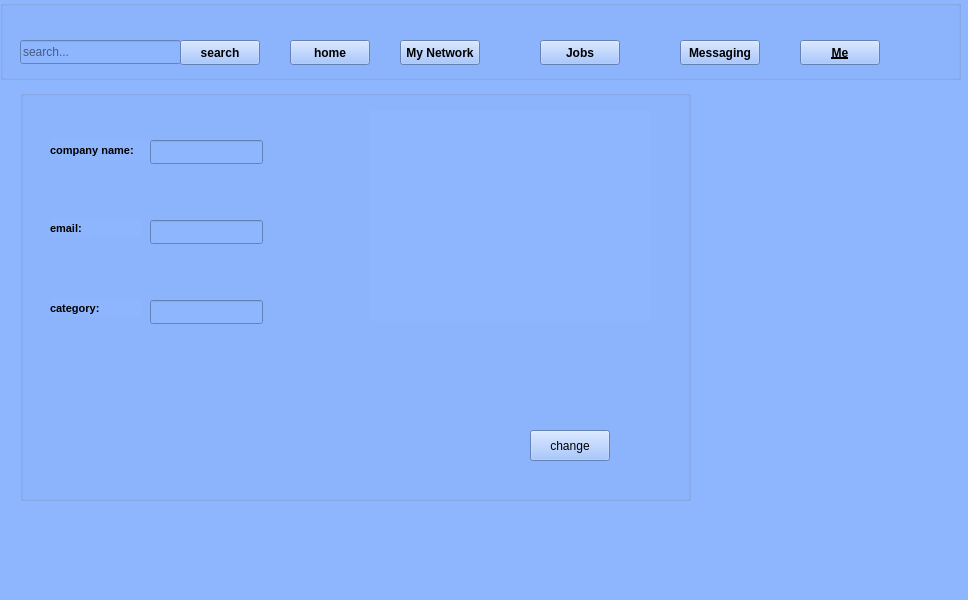
<?xml version="1.0" encoding="UTF-8"?>
<ui version="4.0">
 <class>MeCompany</class>
 <widget class="QMainWindow" name="MeCompany">
  <property name="geometry">
   <rect>
    <x>0</x>
    <y>0</y>
    <width>968</width>
    <height>600</height>
   </rect>
  </property>
  <property name="windowTitle">
   <string>MainWindow</string>
  </property>
  <property name="styleSheet">
   <string notr="true">color: rgb(0, 0, 0);
background-image: url(:/new/prefix1/welcome1.jpg);
background-color: rgb(142, 182, 255);</string>
  </property>
  <widget class="QWidget" name="centralwidget">
   <widget class="QGroupBox" name="groupBox_2">
    <property name="geometry">
     <rect>
      <x>20</x>
      <y>90</y>
      <width>671</width>
      <height>411</height>
     </rect>
    </property>
    <property name="title">
     <string/>
    </property>
    <widget class="QLabel" name="label">
     <property name="geometry">
      <rect>
       <x>30</x>
       <y>50</y>
       <width>101</width>
       <height>20</height>
      </rect>
     </property>
     <property name="font">
      <font>
       <pointsize>8</pointsize>
       <weight>75</weight>
       <bold>true</bold>
      </font>
     </property>
     <property name="text">
      <string>company name:</string>
     </property>
    </widget>
    <widget class="QLabel" name="label_2">
     <property name="geometry">
      <rect>
       <x>30</x>
       <y>130</y>
       <width>91</width>
       <height>16</height>
      </rect>
     </property>
     <property name="font">
      <font>
       <pointsize>8</pointsize>
       <weight>75</weight>
       <bold>true</bold>
      </font>
     </property>
     <property name="text">
      <string>email:</string>
     </property>
    </widget>
    <widget class="QLabel" name="label_3">
     <property name="geometry">
      <rect>
       <x>30</x>
       <y>210</y>
       <width>91</width>
       <height>16</height>
      </rect>
     </property>
     <property name="font">
      <font>
       <pointsize>8</pointsize>
       <weight>75</weight>
       <bold>true</bold>
      </font>
     </property>
     <property name="text">
      <string>category:</string>
     </property>
    </widget>
    <widget class="QLineEdit" name="lineEdit_2">
     <property name="enabled">
      <bool>false</bool>
     </property>
     <property name="geometry">
      <rect>
       <x>130</x>
       <y>50</y>
       <width>113</width>
       <height>24</height>
      </rect>
     </property>
    </widget>
    <widget class="QLineEdit" name="lineEdit_3">
     <property name="enabled">
      <bool>false</bool>
     </property>
     <property name="geometry">
      <rect>
       <x>130</x>
       <y>130</y>
       <width>113</width>
       <height>24</height>
      </rect>
     </property>
    </widget>
    <widget class="QLineEdit" name="lineEdit_5">
     <property name="enabled">
      <bool>false</bool>
     </property>
     <property name="geometry">
      <rect>
       <x>130</x>
       <y>210</y>
       <width>113</width>
       <height>24</height>
      </rect>
     </property>
     <property name="frame">
      <bool>true</bool>
     </property>
    </widget>
    <widget class="QLabel" name="label_6">
     <property name="geometry">
      <rect>
       <x>350</x>
       <y>20</y>
       <width>281</width>
       <height>211</height>
      </rect>
     </property>
     <property name="styleSheet">
      <string notr="true">border-image: url(:/new/prefix1/images.png);</string>
     </property>
     <property name="text">
      <string/>
     </property>
    </widget>
    <widget class="QPushButton" name="pushButton_6">
     <property name="geometry">
      <rect>
       <x>510</x>
       <y>340</y>
       <width>80</width>
       <height>31</height>
      </rect>
     </property>
     <property name="text">
      <string>change</string>
     </property>
    </widget>
   </widget>
   <widget class="QGroupBox" name="groupBox">
    <property name="geometry">
     <rect>
      <x>0</x>
      <y>0</y>
      <width>961</width>
      <height>80</height>
     </rect>
    </property>
    <property name="title">
     <string/>
    </property>
    <widget class="QPushButton" name="homePushButton">
     <property name="geometry">
      <rect>
       <x>290</x>
       <y>40</y>
       <width>80</width>
       <height>25</height>
      </rect>
     </property>
     <property name="font">
      <font>
       <weight>75</weight>
       <bold>true</bold>
      </font>
     </property>
     <property name="text">
      <string>home</string>
     </property>
    </widget>
    <widget class="QPushButton" name="pushButton_2">
     <property name="geometry">
      <rect>
       <x>400</x>
       <y>40</y>
       <width>80</width>
       <height>25</height>
      </rect>
     </property>
     <property name="font">
      <font>
       <weight>75</weight>
       <italic>false</italic>
       <bold>true</bold>
      </font>
     </property>
     <property name="text">
      <string>My Network</string>
     </property>
    </widget>
    <widget class="QPushButton" name="pushButton_3">
     <property name="geometry">
      <rect>
       <x>540</x>
       <y>40</y>
       <width>80</width>
       <height>25</height>
      </rect>
     </property>
     <property name="font">
      <font>
       <weight>75</weight>
       <bold>true</bold>
      </font>
     </property>
     <property name="text">
      <string>Jobs</string>
     </property>
    </widget>
    <widget class="QPushButton" name="pushButton_4">
     <property name="geometry">
      <rect>
       <x>680</x>
       <y>40</y>
       <width>80</width>
       <height>25</height>
      </rect>
     </property>
     <property name="font">
      <font>
       <weight>75</weight>
       <bold>true</bold>
      </font>
     </property>
     <property name="text">
      <string>Messaging</string>
     </property>
    </widget>
    <widget class="QPushButton" name="pushButton_5">
     <property name="geometry">
      <rect>
       <x>800</x>
       <y>40</y>
       <width>80</width>
       <height>25</height>
      </rect>
     </property>
     <property name="font">
      <font>
       <weight>75</weight>
       <bold>true</bold>
       <underline>true</underline>
      </font>
     </property>
     <property name="text">
      <string>Me</string>
     </property>
    </widget>
    <widget class="QLineEdit" name="lineEdit">
     <property name="geometry">
      <rect>
       <x>20</x>
       <y>40</y>
       <width>161</width>
       <height>24</height>
      </rect>
     </property>
     <property name="styleSheet">
      <string notr="true"/>
     </property>
     <property name="inputMask">
      <string/>
     </property>
     <property name="text">
      <string/>
     </property>
     <property name="placeholderText">
      <string>search...</string>
     </property>
    </widget>
    <widget class="QPushButton" name="pushButton">
     <property name="geometry">
      <rect>
       <x>180</x>
       <y>40</y>
       <width>80</width>
       <height>25</height>
      </rect>
     </property>
     <property name="font">
      <font>
       <weight>75</weight>
       <bold>true</bold>
      </font>
     </property>
     <property name="text">
      <string>search</string>
     </property>
    </widget>
   </widget>
  </widget>
  <widget class="QMenuBar" name="menubar">
   <property name="geometry">
    <rect>
     <x>0</x>
     <y>0</y>
     <width>968</width>
     <height>25</height>
    </rect>
   </property>
  </widget>
  <widget class="QStatusBar" name="statusbar"/>
 </widget>
 <resources/>
 <connections/>
</ui>
